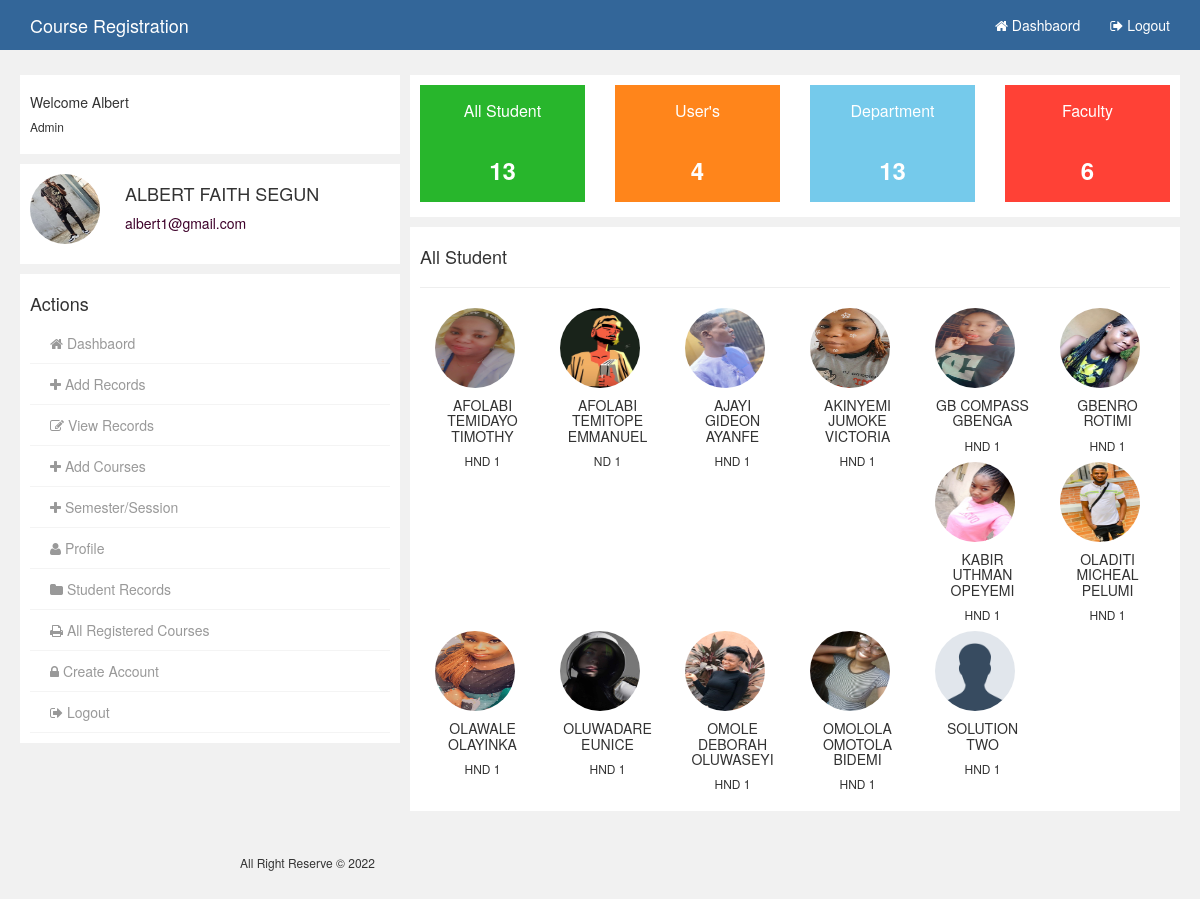
Screenshot of /admin/dashboard.php (signed in) with the database file from the repository.
### tables this page shows
CREATE TABLE IF NOT EXISTS `tblstudent` (
  `matricno` varchar(50) NOT NULL,
  `surname` varchar(100) NOT NULL,
  `othername` varchar(100) NOT NULL,
  `gender` varchar(10) NOT NULL,
  `level` varchar(50) NOT NULL,
  `faculty` varchar(50) NOT NULL,
  `department` varchar(50) NOT NULL,
  `program` varchar(50) NOT NULL,
  `email` varchar(50) NOT NULL,
  `password` varchar(255) NOT NULL,
  `phone` varchar(50) NOT NULL,
  `address` varchar(500) NOT NULL,
  `image` varchar(255) NOT NULL,
  `status` varchar(20) NOT NULL,
  PRIMARY KEY (`matricno`)
);

### admin/dashboard.php (the view, shortened to what this page needs)
<?php
    include_once('includes/config.php');
?>
<!DOCTYPE html>
<html>
<head>
</head>
<body>
    <?php include_once('includes/nav.php') ?>
    <section class="container-wrap">
        <div class="container wrap">
            <div class="row">
                <div class="col-md-4 col">
                   <?php include_once('includes/leftside.php') ?>
                </div>
                <div class="col-md-8 col">
                    <div class="gist-status">
                        <div class="row">
                            <div class="col-sm-3">
                                <div class="card">
                                    <div class="card-title alert-success" style="padding: 15px; text-align: center; font-weight: normal; font-size: 16px;">
                                        All Student
                                    </div>
                                    <div class="card-body alert-success" style="padding: 15px; text-align: center; font-weight: bold; font-size: 24px; margin-bottom: 5px;">
                                    <?php
                                        $sql = "SELECT * FROM tblstudent";
                                        $query_result = mysqli_query($conn, $sql);
                                        $result = mysqli_num_rows($query_result);
                                        echo $result;
                                    ?>
                                    </div>
                                </div>
                            </div>
                            <div class="col-sm-3">
                                <div class="card">
                                    <div class="card-title alert-warning" style="padding: 15px; text-align: center; font-weight: normal; font-size: 16px;">
                                        User's
                                    </div>
                                    <div class="card-body alert-warning" style="padding: 15px; text-align: center; font-weight: bold; font-size: 24px; margin-bottom: 5px;">
                                    <?php
                                        $sql = "SELECT * FROM tbluser";
                                        $query_result = mysqli_query($conn, $sql);
                                        $result = mysqli_num_rows($query_result);
                                        echo $result;
                                    ?>
                                    </div>
                                </div>
                            </div>
                            <div class="col-sm-3">
                                <div class="card">
                                    <div class="card-title alert-info" style="padding: 15px; text-align: center; font-weight: normal; font-size: 16px;">
                                        Department
                                    </div>
                                    <div class="card-body alert-info" style="padding: 15px; text-align: center; font-weight: bold; font-size: 24px; margin-bottom: 5px;">
                                    <?php
                                        $sql = "SELECT * FROM tbldepartment";
                                        $query_result = mysqli_query($conn, $sql);
                                        $result = mysqli_num_rows($query_result);
                                        echo $result;
                                    ?>
                                    </div>
                                </div>
                            </div>
                            <div class="col-sm-3">
                                <div class="card">
                                    <div class="card-title alert-danger" style="padding: 15px; text-align: center; font-weight: normal; font-size: 16px;">
                                        Faculty
                                    </div>
                                    <div class="card-body alert-danger" style="padding: 15px; text-align: center; font-weight: bold; font-size: 24px; margin-bottom: 5px;">
                                    <?php
                                        $sql = "SELECT * FROM tblfaculty";
                                        $query_result = mysqli_query($conn, $sql);
                                        $result = mysqli_num_rows($query_result);
                                        echo $result;
                                    ?>
                                    </div>
                                </div>
                            </div>
                        </div>
                    </div>
                    <div class="gist-status">
                        <div class="row" style="margin: 0px;">
                            <h4>All Student</h4>
                            <hr>
                            <?php
                                $sql = "SELECT * FROM tblstudent ORDER BY surname ASC";
                                $query_result = mysqli_query($conn, $sql);
                                $result = mysqli_num_rows($query_result);
                                    if($result > 0){
                                        while($row = mysqli_fetch_array($query_result)){
                            ?>
                            <div class="col-md-2">
                                <a  href="view_profile.php?id=<?php echo $row['matricno']; ?>&key=<?php echo $_SESSION['user_session']; ?>">
                                    <div class="thumbnaili" style="border: none;"><img src="../images/profile_pic/<?php echo $row['image']; ?>" class="img-circle"  width="80" height="80">
                                        <div class="caption">
                                            <h5 class="text-center"><?php echo $row['surname'] ." ". $row['othername']; ?></h5>
                                            <h6 class="text-center"><?php echo $row['level']; ?></h6>
                                        </div>
                                    </div>
                                </a>
                            </div>
                            <?php
                                }
                            }
                            ?>
                        </div>
                    </div>
                </div>
            </div>
        </div>
    </section>
    <?php include_once('includes/footer.php') ?>
</body>
</html>

### admin/includes/nav.php (shortened to what this page needs)
<nav class="navbar navbar-inverse navbar-fixed-top navbar-top">
    <div class="container">
        <div class="navbar-header">
                <a class="navbar-brand navbar-link" href="dashboard.php">Course Registration</a>
        </div>
        <div class="collapse navbar-collapse" id="navcol-1">
            <ul class="nav navbar-nav navbar-right">
                    <li role="presentation"><a href="dashboard.php"><i class="fa fa-home"></i> Dashbaord</a></li>
                    <li role="presentation"><a href="logout.php"><i class="fa fa-sign-out"></i> Logout</a></li>
            </ul>
        </div>
    </div>
</nav>

### admin/includes/leftside.php
<div class="gist-status">
    <div class="status-head">
        <h5>Welcome <?php echo $_SESSION['username']; ?></h5>
        <h6>Admin</h6>
    </div>
</div>
<div class="gist-status">
    <div class="media status-head">
        <div class="media-left">
            <a><img class="img-circle status-image" src="uploads/admin_pic/<?php echo $_SESSION['picture']; ?>" width="70" height="70"></a>
        </div>
        <div class="media-body">
            <div class="follow-head">
                <div class="col-sm-12">
                    <h4><?php echo $_SESSION['fullname']; ?></h4>
                    <p class="text-left text-muted status-text"><?php echo $_SESSION['email']; ?></p>
                </div>
            </div>
        </div>
    </div>
</div>
<div class="gist-status">
    <ul>
        <h4>Actions</h4>
        <a href="dashboard.php"><li><i class="fa fa-home"></i> Dashbaord</li></a>
        <a href="add_record.php"><li><i class="fa fa-plus"></i> Add Records</li></a>
        <a href="edit_record.php"><li><i class="fa fa-edit"></i> View Records</li> </a>
        <a href="add_courses.php"><li><i class="fa fa-plus"></i> Add Courses</li></a>
        <a href="semester.php"><li><i class="fa fa-plus"></i> Semester/Session</li></a>
        <a href="profile.php"><li><i class="fa fa-user"></i> Profile</li> </a>
        <a href="report.php"><li><i class="fa fa-folder"></i> Student Records</li> </a>
        <a href="registered_courses.php"><li><i class="fa fa-print"></i> All Registered Courses</li> </a>
        <a href="create_user.php"><li><i class="fa fa-lock"></i> Create Account</li> </a>
        <a href="logout.php"><li><i class="fa fa-sign-out"></i> Logout</li> </a>
    </ul>
</div>

### admin/includes/footer.php (shortened to what this page needs)
<footer class="site-footer">
    <div class="container">
        <div class="row">
            <div class="col-sm-6">
                <h6> All Right Reserve © <?php echo date('Y') ?></h6></div>
        </div>
    </div>
</footer>

### assets/css/user.css (style rules this page uses)
body { background:rgb(241,241,241); }
.container-wrap { margin-top: 70px; }
.navbar { margin-bottom:0; border:none; }
ul.nav.navbar-nav.navbar-right li a { color: #fff; }
.site-footer { padding:20px 0; text-align:center; }
.navbar-top { background:#336699; color:#fff; }
a.navbar-brand.navbar-link { color:#fff; }
ul.nav.navbar-nav.navbar-right { color:#fff; }
.nav li { color:#fff; margin: 0 auto; }
.col { padding:5px; }
div.media.status-head { margin-bottom:10px; }
.status-text { padding:0px; margin-bottom:0px; color:#3e022a; }
.gist-status { padding:10px; background:#fff; margin-bottom: 10px; }
.status-image { padding:0px; }
.follow-head { overflow:hidden; }
.gist-status ul { margin: 0px; padding: 0px; }
.gist-status ul a { text-decoration: none; }
.gist-status ul li { list-style: none; color: #999; border-bottom: 1px solid #f4f4f4; padding: 10px 20px; }

### rows the page displays
tblstudent: image (picture), surname "AFOLABI", othername "TEMIDAYO TIMOTHY", level "HND 1"
tblstudent: image (picture), surname "AFOLABI", othername "TEMITOPE EMMANUEL", level "ND 1"
tblstudent: image (picture), surname "AJAYI", othername "GIDEON AYANFE", level "HND 1"
tblstudent: image (picture), surname "AKINYEMI", othername "JUMOKE VICTORIA", level "HND 1"
tblstudent: image (picture), surname "GB COMPASS", othername "GBENGA", level "HND 1"
tblstudent: image (picture), surname "GBENRO", othername "ROTIMI", level "HND 1"
tblstudent: image (picture), surname "KABIR", othername "UTHMAN OPEYEMI", level "HND 1"
tblstudent: image (picture), surname "OLADITI", othername "MICHEAL PELUMI", level "HND 1"
tblstudent: image (picture), surname "OLAWALE", othername "OLAYINKA", level "HND 1"
tblstudent: image (picture), surname "OLUWADARE", othername "EUNICE", level "HND 1"
tblstudent: image (picture), surname "OMOLE", othername "DEBORAH OLUWASEYI", level "HND 1"
tblstudent: image (picture), surname "OMOLOLA", othername "OMOTOLA BIDEMI", level "HND 1"
tblstudent: image (placeholder picture), surname "SOLUTION", othername "TWO", level "HND 1"

### other values shown
$_SESSION['username'] "Albert"
$_SESSION['fullname'] "ALBERT FAITH SEGUN"
$_SESSION['email'] "albert1@gmail.com"
$result "13"
$result "4"
$result "6"
